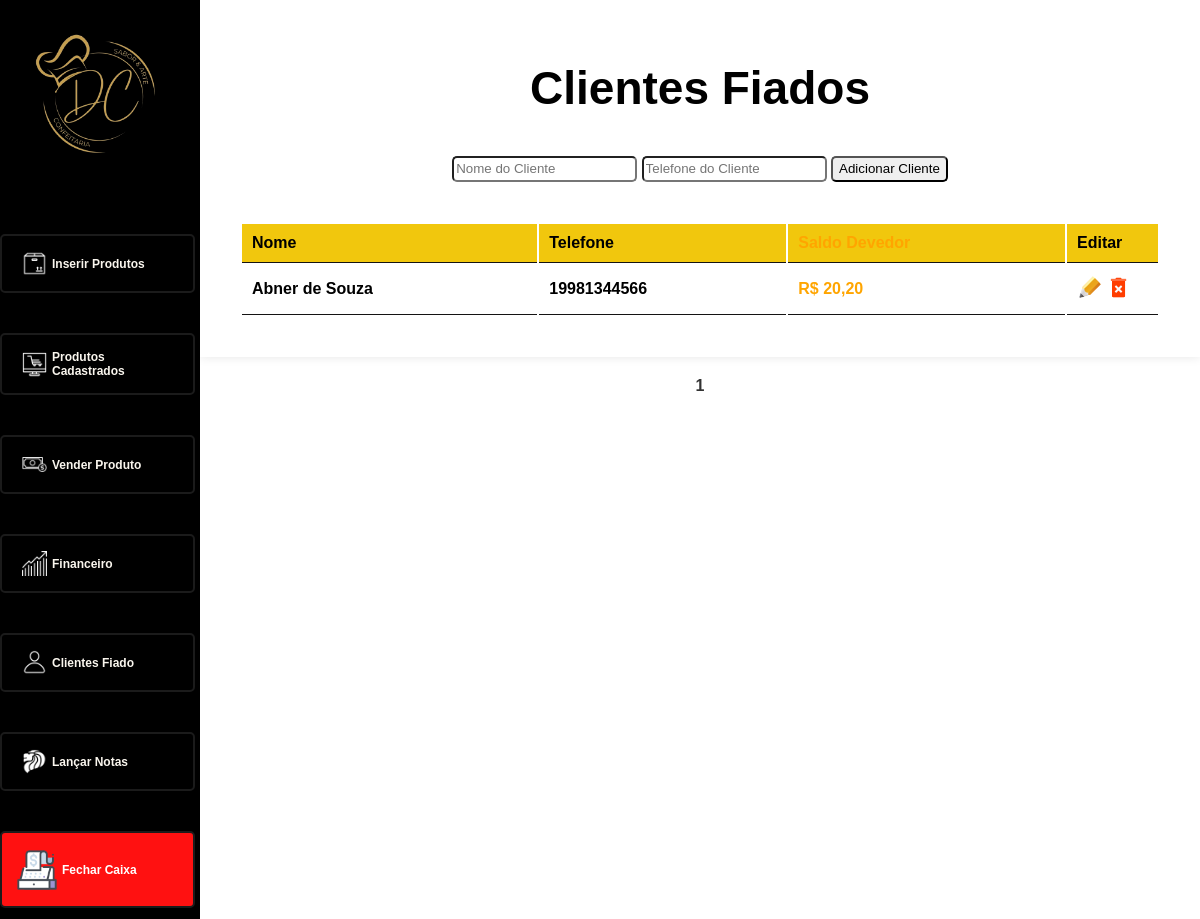
Page /clientes_fiado.php (signed in) on the earlier database version.
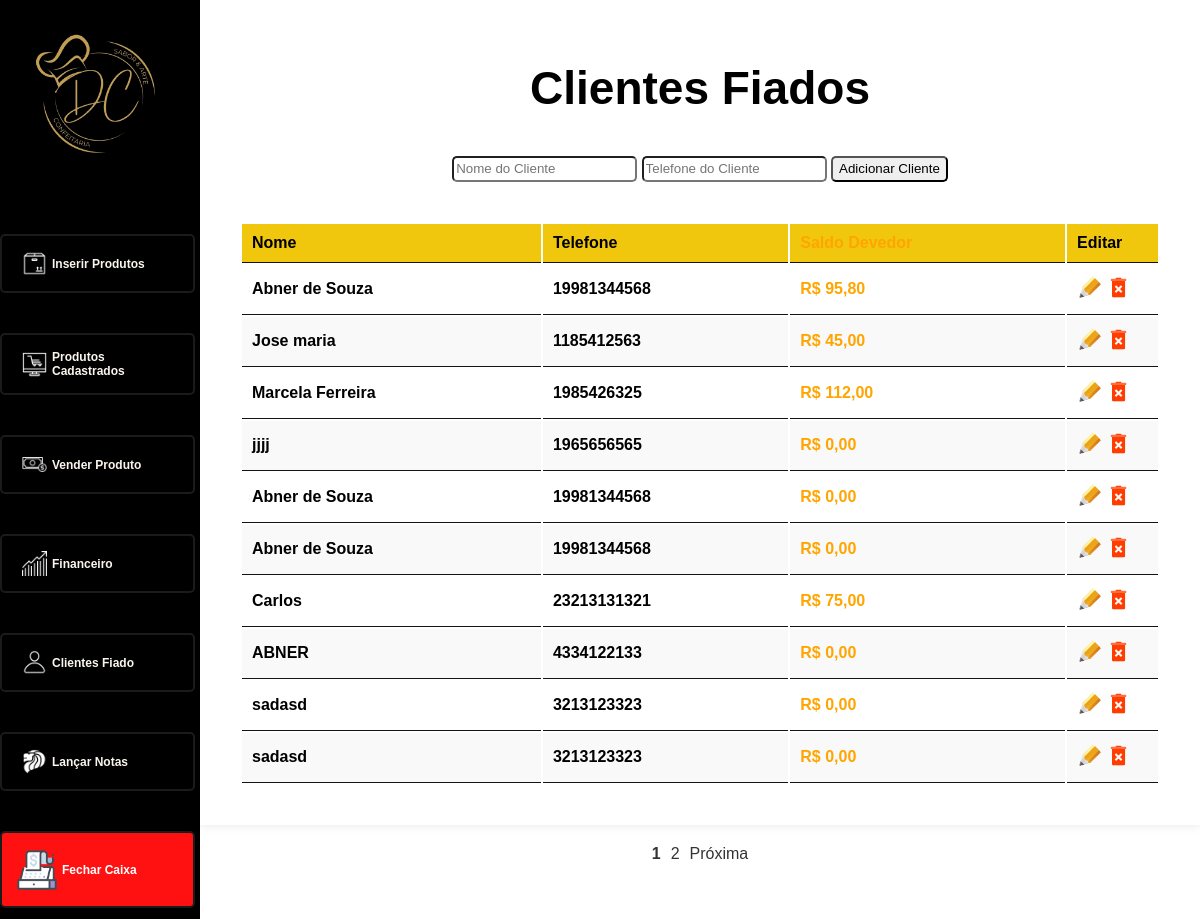
Same page on the later database version.
### tables this page shows
CREATE TABLE `clientes_fiados` (
  `id` int(11) NOT NULL,
  `nome` varchar(255) NOT NULL,
  `telefone` varchar(20) NOT NULL,
  `saldo_devedor` decimal(10,2) DEFAULT NULL
);

### Class/database.php (called while the page is built, shortened)
<?php
class Database {
    private $hostname;
    private $bancodedados;
    private $usuario;
    private $senha;
    public function __construct($hostname, $bancodedados, $usuario, $senha) {
        $this->hostname = $hostname;
        $this->bancodedados = $bancodedados;
        $this->usuario = $usuario;
        $this->senha = $senha;
    }
    public function conectar() {
        $this->conexao = new mysqli($this->hostname, $this->usuario, $this->senha, $this->bancodedados);
    }
}
?>

### clientes_fiado.php (the view, shortened to what the changed rows need)
<?php
$hostname = "localhost";
$bancodedados = "dario";
$usuario = "root";
$senha = "";
$database = new Database($hostname, $bancodedados, $usuario, $senha);
$database->conectar();
function paginaLink($pagina) {
    return "?pagina=$pagina";
}
$clientesPorPagina = 10;
$paginaAtual = isset($_GET['pagina']) ? $_GET['pagina'] : 1;
$offset = ($paginaAtual - 1) * $clientesPorPagina;
$sqlClientes = "SELECT id, nome, telefone, saldo_devedor
                FROM clientes_fiados";
$resultClientes = $database->conexao->query($sqlClientes);
$totalClientes = $resultClientes->num_rows;
$totalPaginas = ceil($totalClientes / $clientesPorPagina);
$sqlClientesPaginacao = $sqlClientes . " LIMIT $clientesPorPagina OFFSET $offset";
$resultClientesPaginacao = $database->conexao->query($sqlClientesPaginacao);
?>
<!DOCTYPE html>
<html lang="pt-BR">
<head>
    <link rel="stylesheet" href="style.css">
</head>
<body class="menusDel">
    <div class="container-fiados">
        <div class="form-container">
            <h1>Clientes Fiados</h1>
        </div>
        <div class="table-responsive">
            <table class="table">
                <thead>
                    <tr>
                        <th>Nome</th>
                        <th>Telefone</th>
                        <th style="color: orange;">Saldo Devedor</th>
                        <th>Editar</th>
                    </tr>
                </thead>
                <tbody>
                    <?php
                    while ($cliente = $resultClientesPaginacao->fetch_assoc()) {
                        echo "<tr>";
                        echo "<td>" . htmlspecialchars($cliente['nome']) . "</td>";
                        echo "<td>" . htmlspecialchars($cliente['telefone']) . "</td>";
                        echo "<td style='color: orange;'>R$ " . number_format($cliente['saldo_devedor'], 2, ',', '.') . "</td>";
                        echo '<td class="editar">
                            <a class="btn btn-sm btn-primary botao-edit" href="editFiado.php?id=' . $cliente['id'] . '" title="Editar">
                                <img src="imgs/iconeEditar.png" width="25px" alt="Editar">
                            </a>
                            <a onclick="return confirm(\'Tem certeza que deseja excluir este cliente?\')" href="deletes/delete_fiado.php?id=' . $cliente['id'] . '" title="Excluir">
                                <img src="imgs/iconeDelete.png" width="25px" alt="Excluir">
                            </a>
                            </td>';
                        echo "</tr>";
                    }
                    ?>
                </tbody>
            </table>
        </div>
    </div>
    <div class="pagination">
        <?php for ($i = 1; $i <= $totalPaginas; $i++) : ?>
            <a href="<?php echo paginaLink($i); ?>" <?php if ($paginaAtual == $i) echo 'class="active"'; ?>><?php echo $i; ?></a>
        <?php endfor; ?>
        <?php if ($paginaAtual < $totalPaginas) : ?>
            <a href="<?php echo paginaLink($paginaAtual + 1); ?>">Próxima</a>
        <?php endif; ?>
    </div>
</body>
</html>

Differences in the rows shown:
removed clientes_fiados: nome "Abner de Souza", telefone "19981344566", saldo_devedor "20,20"
added clientes_fiados: nome "Abner de Souza", telefone "19981344568", saldo_devedor "95,80"
added clientes_fiados: nome "Jose maria", telefone "1185412563", saldo_devedor "45,00"
added clientes_fiados: nome "Marcela Ferreira", telefone "1985426325", saldo_devedor "112,00"
added clientes_fiados: nome "jjjj", telefone "1965656565", saldo_devedor "0,00"
added clientes_fiados: nome "Abner de Souza", telefone "19981344568", saldo_devedor "0,00"
added clientes_fiados: nome "Abner de Souza", telefone "19981344568", saldo_devedor "0,00"
added clientes_fiados: nome "Carlos", telefone "23213131321", saldo_devedor "75,00"
added clientes_fiados: nome "ABNER", telefone "4334122133", saldo_devedor "0,00"
added clientes_fiados: nome "sadasd", telefone "3213123323", saldo_devedor "0,00"
added clientes_fiados: nome "sadasd", telefone "3213123323", saldo_devedor "0,00"
Other differences:
new list line: "2"
text now shown: "Próxima"
